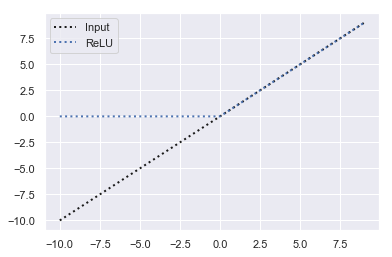

This chart was generated by the following Python code:
import numpy as np
import pandas as pd
import random
import matplotlib.pyplot as plt
import pandas_datareader as web
import seaborn as sns
sns.set()

random.seed(42)
x = np.arange(-10,10)
y = np.max([np.zeros(len(x)), x], axis=0)
z = np.array([ i if i>0 else i*0.01 for i in x ])
v = np.array([ i if i>0 else i*0.5 for i in x ])

plt.plot( x, x ,  label = ('Input') , color = 'k', linestyle =':', linewidth =2)
plt.plot( x, y ,  label = ('ReLU') , color = 'b', linestyle =':', linewidth =2); plt.legend();plt.show()

plt.plot( x, x , label = ('Input') , color = 'k', linestyle =':', linewidth =2)
plt.plot( x, z , label = ('Leaky ReLU') , color = 'b', linestyle =':', linewidth =2); plt.legend();plt.show()

plt.plot( x, x , label = ('Input') , color = 'k', linestyle =':', linewidth =2)
plt.plot( x, v , label = ('parametric  ReLU with $a$ = 0.5') , color = 'b', linestyle =':', linewidth =2); plt.legend();plt.show()
